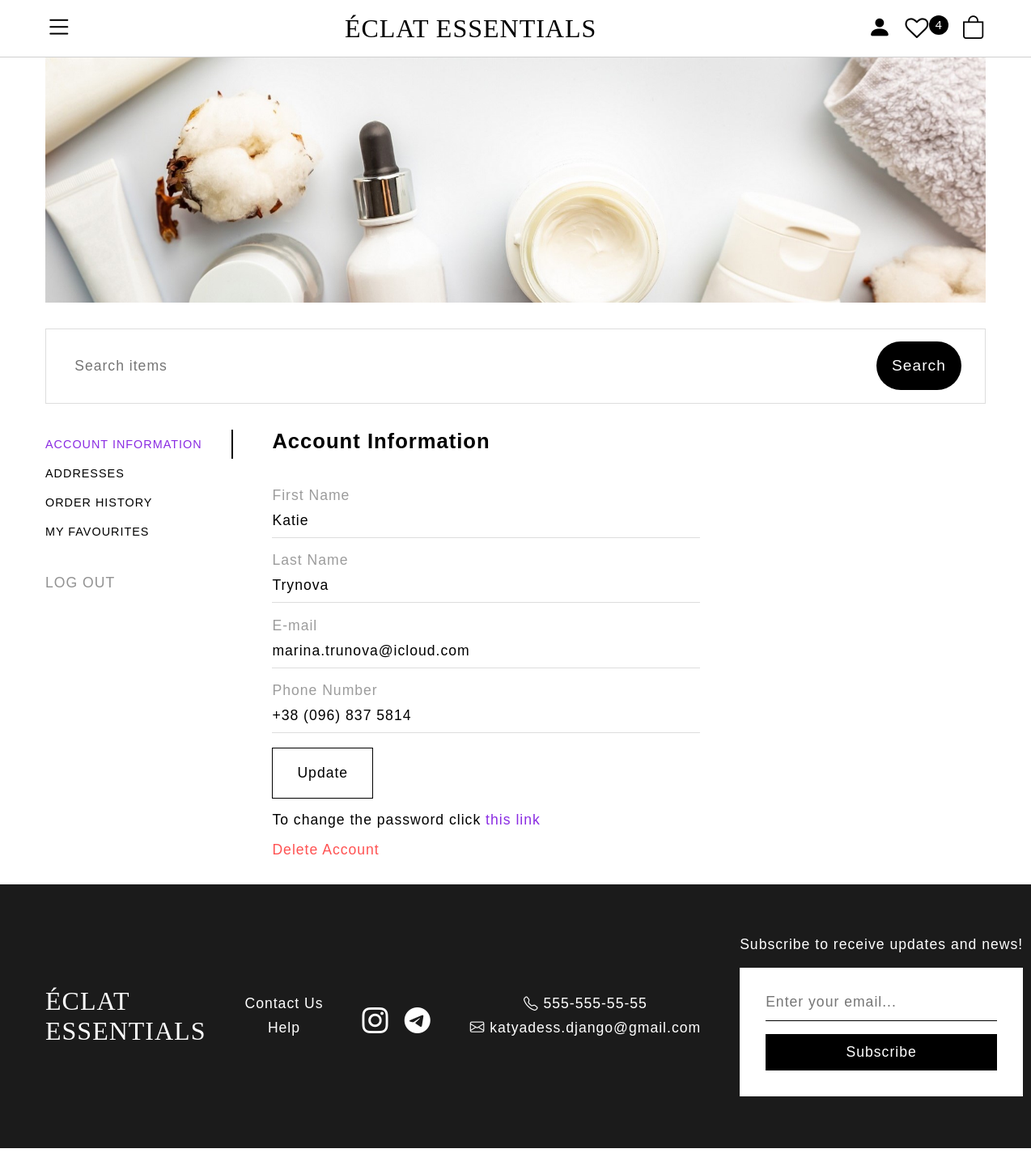
Page /account (signed in) on the committed database.
### users/models.py (models this page shows, shortened)
class CustomUser(AbstractUser):
    email = models.EmailField(unique=True, max_length=100)
    groups = models.ManyToManyField(
        Group,
        related_name='customuser_set',
        blank=True,
        help_text='The groups this user belongs to. A user will get all permissions granted to each of their groups.',
        verbose_name='groups',
    )
    user_permissions = models.ManyToManyField(
        Permission,
        related_name='customuser_permissions',
        blank=True,
        help_text='Specific permissions for this user.',
        verbose_name='user permissions',
    )
    USERNAME_FIELD = 'email'
    REQUIRED_FIELDS = []

### shop/models.py (models this page shows, shortened)
class WishList(models.Model):
    user = models.OneToOneField(settings.AUTH_USER_MODEL, on_delete=models.CASCADE)
    products = models.ManyToManyField(Product, related_name='wishlist_items', blank=True)
    class Meta:
        verbose_name_plural = 'Wishlist'

class UserData(models.Model):
    user = models.OneToOneField(settings.AUTH_USER_MODEL, on_delete=models.CASCADE)
    telephone = models.CharField(max_length=20)
    class Meta:
        verbose_name = 'UserData'
        verbose_name_plural = 'UserData'

### shop/views.py (the view, shortened to what this page needs)
# urls.py: path('account', views.account, name='account'),
@login_required
def account(request):
    user_data = get_object_or_404(UserData, user=request.user)
    addresses = Address.objects.filter(user=request.user, is_archived=False)
    address_edit_forms = {}
    for address in addresses:
        address_edit_forms[address] = EditAddressForm(instance=address)
    categories = Category.objects.all()
    brands = Brand.objects.all()
    subscribe_form = SubscribeForm()
    edit_account_form = EditAccountForm(instance=request.user)
    edit_phone_form = EditPhoneForm(instance=user_data)
    add_address_form = AddAddressForm()
    wishlist, created = WishList.objects.get_or_create(user=request.user)
    wishlist_products = wishlist.products.annotate(
        average_rating=Avg('reviews__rating')
    )
    cart = Cart(request)
    orders = Order.objects.filter(user=request.user)
    user_delete_form = UserDeleteForm(instance=request.user)
    now = timezone.now()
    filter_orders = request.GET.get('filter_orders', 'all')
    if filter_orders == 'this-month':
        start_date = now.replace(day=1)
        orders = orders.filter(created__gte=start_date)
    elif filter_orders == 'last-month':
        first_day_of_current_month = now.replace(day=1)
        last_month = first_day_of_current_month - timedelta(days=1)
        start_date = last_month.replace(day=1)
        end_date = first_day_of_current_month - timedelta(seconds=1)
        orders = orders.filter(created__gte=start_date, created__lte=end_date)
    elif filter_orders == 'this-year':
        start_date = now.replace(month=1, day=1)
        orders = orders.filter(created__gte=start_date)
    elif filter_orders == 'last-year':
        first_day_of_current_year = now.replace(month=1, day=1)
        last_year = first_day_of_current_year - timedelta(days=1)
        start_date = last_year.replace(month=1, day=1)
        end_date = first_day_of_current_year - timedelta(seconds=1)
        orders = orders.filter(created__gte=start_date, created__lte=end_date)
    else:
        orders = orders.order_by('-created')
    order_total_price = {}
    for order in orders:
        order_items = order.items.all()
        total_cost = sum(item.get_cost() for item in order_items)
        order_total_price[order] = total_cost
    context = {
        'categories': categories,
        'brands': brands,
        'subscribe_form': subscribe_form,
        'edit_account_form': edit_account_form,
        'edit_phone_form': edit_phone_form,
        'add_address_form': add_address_form,
        'addresses': addresses,
        'address_edit_forms': address_edit_forms,
        'wishlist_products': wishlist_products,
        'cart': cart,
        'orders': orders,
        'order_total_price': order_total_price,
        'user_delete_form': user_delete_form,
    }
    return render(request, 'shop/account.html', context)

### shop/forms.py (shortened to what this page needs)
class SubscribeForm(forms.ModelForm):
    class Meta:
        model = Subscriber
        fields = ['email']
        widgets = {
            'email': forms.EmailInput(attrs= {
            'placeholder': 'Enter your email...',
            })
        }

class EditAccountForm(UserChangeForm):
    email = forms.EmailField(
        widget=forms.EmailInput(attrs={
            'id': 'email',
            'name': 'email',
        }),
        required=True
    )
    first_name = forms.CharField(
        widget=forms.TextInput(attrs={
            'name': 'first-name',
            'id': 'first-name'
        }),
        max_length=100,
        required=True
    )
    last_name = forms.CharField(
        widget=forms.TextInput(attrs={
            'name': 'last-name',
            'id': 'last-name'
        }),
        max_length=100,
        required=True
    )
    class Meta:
        model = User
        fields = ['first_name', 'last_name', 'email']

### cart/cart.py (called while the page is built)
    def __contains__(self, product):
        return str(product.id) in self.cart

    def __len__(self):
        return sum(item['quantity'] for item in self.cart.values())

### cart/context_processors.py (called while the page is built)
def cart(request):
    return {'Cart': Cart(request)}

### orders/models.py (called while the page is built)
    def get_cost(self):
        return self.price * self.quantity

### shop/models.py (called while the page is built)
    def get_absolute_url(self):
        return reverse('shop:product_list_by_category',
                       args=[self.slug])

    def get_absolute_url(self):
        return reverse('shop:product_list_by_brand',
                    args=[self.slug])

    def get_absolute_url(self):
        return reverse('shop:product_details',
                       args=[self.id, self.slug])

### templates/shop/account.html (shortened to what this page needs)
{% extends "shop/base.html" %}
{% block css_links %}
{% load static %}
<link rel="stylesheet" href="{% static "shop/css/account.css" %}">
{% endblock css_links %}
{% block content %}
<main class="main-menu">
    <div class="sidebar-menu">
        <p data-rel="1" class="nav-link active"><a>Account Information</a></p>
        <p data-rel="2" class="nav-link"><a href="?show=addresses">Addresses</a></p>
        <p data-rel="3" class="nav-link"><a href="?show=orders">Order History</a></p>
        <p data-rel="4" class="nav-link"><a href="?show=favourites">My Favourites</a></p>
        <a href="{% url "shop:shop_logout" %}" class="log-out-link">Log out</a>
    </div>
    <div class="sections">
        <div id="1" class="sub-section active">
            <h2 class="section-heading">Account Information</h2>
            <form action="{% url "shop:account" %}" class="account-form" method='POST'>
                <div class="name">
                    <div class="form-group">
                        <label for="first-name">First Name</label>
                        {{edit_account_form.first_name}}
                    </div>
                    <div class="form-group">
                        <label for="last-name">Last Name</label>
                        {{edit_account_form.last_name}}
                    </div>
                </div>
                <div class="form-group">
                    <label for="email">E-mail</label>
                    {{edit_account_form.email}}
                </div>
                <div class="form-group">
                    <label for="phone">Phone Number</label>
                    {{edit_phone_form.telephone}}
                </div>
                <button class='update-button' type="submit" name='account'>Update</button>
            </form>
            <p>To change the password click <a class="password-link" href="{% url "shop:change_password" %}">this link</a></p>
            <form method='POST'>
                <button style='border:none; background: transparent; cursor: pointer; color: #ff5252' name="delete-acc" class='delete-acc' type='submit'>Delete Account</button>
            </form>
        </div>
    </div>
</main>
{% endblock content %}

### templates/shop/base.html (shortened to what this page needs)
<!DOCTYPE html>
<html lang="en">
    <head>
        {% load static %}
        <link rel="stylesheet" href="{% static "shop/css/main.css" %}">
        <link rel="stylesheet" href="https://cdn.jsdelivr.net/npm/bootstrap-icons@1.11.3/font/bootstrap-icons.min.css">
        <link rel="stylesheet" href="https://cdnjs.cloudflare.com/ajax/libs/font-awesome/4.7.0/css/font-awesome.min.css">
        {% block css_links %}
        {% endblock css_links %}
    </head>
    <body>
    <header class="header">
            <div class="nav-container">
                <div class="nav-toggle" aria-label="open navigation">
                    <span class="hamburger"><i class="bi bi-list"></i></span>
                </div>
                <div class="logo"><a href="{% url 'shop:main' %}">Éclat Essentials</a></div>
                <div class="nav-items">
                    {% if user.is_authenticated %}
                        <li class="nav-item person">
                            <a href="{% url "shop:account" %}" class="nav-link"><i class="bi bi-person-fill"></i></a>
                        </li>
                        <li class="nav-item favourites">
                            <a href="{% url "shop:account" %}?show=favourites" class="nav-link position-relative"><i class="fa fa-heart-o"></i></a>
                            {% if user.wishlist.products.all|length > 0 %}
                                <span class='badge'>
                                    {{user.wishlist.products.all|length}}
                                </span>
                            {% endif %}
                        </li>
                        <li class="nav-item cart">
                            {% if cart|length > 0 %}
                                <a href="{% url "cart:cart" %}" class="nav-link position-relative"><i class="bi bi-bag"></i></a>
                            {% else %}
                                <p class='nav-link position-relative'><i class="bi bi-bag"></i></p>
                            {% endif %}
                        </li>
                    {% endif %}
                </div>
            </div>
    </header>
    <img class='main-image' src="{% static "shop/images/skincare.jpg" %}">
    <section>
        <div class="search-container">
            <form action="{% url "shop:shop_search" %}" method="GET" class="form">
                <input type="text" placeholder="Search items" name="query" class="search-input">
                <div class="btn-wrapper">
                    <button type="submit" class="search-button">Search</button>
                </div>
            </form>
        </div>
    </section>
    {% block content %}
    {% endblock content %}
    <footer class="footer">
        <div class="logo"><a href="{% url "shop:main" %}">Éclat <span>Essentials</span></a></div>
        <div class="footer-sec get-in-touch">
            <div class="list-items">
                <li class="footer-list"><a href="{% url "shop:contact" %}">Contact Us</a></li>
                <li class="footer-list"><a href="{% url "shop:help" %}">Help</a></li>
            </div>
        </div>
        <div class="footer-sec socials">
            <li class="footer-list instagram"><a href="https://www.instagram.com" class="nav-link"><i class="bi bi-instagram"></i></a></li>
            <li class="footer-list telegram"><a href="https://www.telegram.com" class="nav-link"><i class="bi bi-telegram"></i></a></li>
        </div>
        <div class="footer-sec contacts">
            <div class="list-items">
                <li class="footer-list phone-number"><i class="bi bi-telephone"></i> 555-555-55-55</li>
                <li class="footer-list email"><i class="bi bi-envelope"></i> katyadess.django@gmail.com</li>
            </div>
        </div>
        {% if subscribe_form %}
        <div class="footer-sec subscribe list-items">
            <div class="subscribe-container">
                <p class="footer-list">Subscribe to receive updates and news!</p>
                <form method="POST" class="subscribe-form">
                    {{subscribe_form.email}}
                    <button type="submit" class='subscribe-button' name='subscribe'>Subscribe</button>
                </form>
            </div>
        </div>
        {% endif %}
    </footer>
</body>
</html>

### static/shop/css/account.css (style rules this page uses)
.main-menu { font-family: 'Gill Sans', 'Gill Sans MT', Calibri, 'Trebuchet MS', sans-serif; display: flex; flex-direction: column; align-items: baseline; width: 100%; padding: 0 2em; gap: 1.5em; margin-bottom: 2em; }
.sidebar-menu .nav-link a { color: black !important; }
.sidebar-menu { display: flex; flex-direction: column; width: 100%; }
.sidebar-menu p { cursor: pointer; }
.sections { flex: 1; gap: 1em; display: flex; flex-direction: column; width: 100%; }
.sub-section { width: 100%; gap: 1em; flex-direction: column; display: none; }
.sub-section.active { display: flex; }
.sidebar-menu .nav-link.active { border-right: 2px solid black; }
.sidebar-menu .nav-link.active a { color: blueviolet !important; }
.sidebar-menu .nav-link { padding: 10px 0; font-size: .6rem !important; }
.sidebar-menu .log-out-link { display: none; text-transform: uppercase; }
.section-heading { margin-bottom: 1em; font-size: .9rem !important; }
.account-form, .name { display: flex; flex-direction: column; gap: 1em; }
.form-group { display: flex; flex-direction: column; position: relative; }
.form-group label { color: #9c9c9c; }
.form-group input { border: none; padding: 10px 0; width: 60%; border-bottom: 1px solid #ddd; }
.password-link { color: blueviolet; }
.address-button, .update-button, .delete-button { width: fit-content; cursor: pointer; color: #929292; border: none; background-color: transparent; }
.address-button.save, .update-button, .address-button.delete { padding: 20px 30px; border: black 1px solid; color: black; }
.update-button { padding: 20px 30px; }
.sub-section * { font-size: .8rem !important; }
@media (min-width: 600px) { .main-menu { flex-direction: row; } }
@media (min-width: 600px) { .sidebar-menu { display: flex; flex-direction: column; width: 30%; } }
@media (min-width: 600px) { .sidebar-menu .log-out-link { display: block; margin-top: 2em; color: #929292; font-size: .9rem; } }
@media (min-width: 700px) { .form-group input { font-size: 1rem; } }
@media (min-width: 700px) { .sidebar-menu .nav-link { font-size: .9rem !important; } }
@media (min-width: 700px) { .sidebar-menu .log-out-link { font-size: 1.1rem; } }
@media (min-width: 700px) { .sub-section * { font-size: 1rem !important; } }
@media (min-width: 700px) { .section-heading { font-size: 1.4rem !important; } }
@media (min-width: 930px) { .main-menu { padding: 0 3.5em; } }
@media (min-width: 1200px) { .sidebar-menu { width: 20%; } }
@media (min-width: 1200px) { .main-menu { gap: 3em; } }
@media (min-width: 1200px) { .sub-section * { font-size: 1.1rem !important; } }
@media (min-width: 1200px) { .section-heading { font-size: 1.6rem !important; } }

### rows in the picture
CustomUser: wishlist.products.all|length "4", first_name "Katie", last_name "Trynova", email "marina.trunova@icloud.com"
UserData: telephone "+38 (096) 837 5814"
